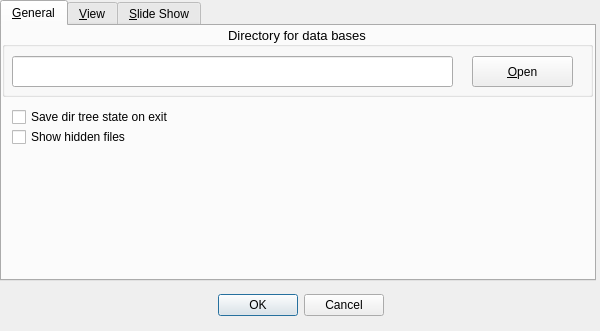
<?xml version="1.0" encoding="UTF-8"?>
<ui version="4.0">
 <class>kbvOptionsClass</class>
 <widget class="QDialog" name="kbvOptionsClass">
  <property name="windowModality">
   <enum>Qt::WindowModal</enum>
  </property>
  <property name="geometry">
   <rect>
    <x>0</x>
    <y>0</y>
    <width>600</width>
    <height>331</height>
   </rect>
  </property>
  <property name="sizePolicy">
   <sizepolicy hsizetype="Preferred" vsizetype="Preferred">
    <horstretch>0</horstretch>
    <verstretch>0</verstretch>
   </sizepolicy>
  </property>
  <property name="minimumSize">
   <size>
    <width>572</width>
    <height>301</height>
   </size>
  </property>
  <property name="windowTitle">
   <string notr="true"/>
  </property>
  <property name="toolTip">
   <string notr="true"/>
  </property>
  <property name="statusTip">
   <string notr="true"/>
  </property>
  <property name="whatsThis">
   <string notr="true"/>
  </property>
  <property name="accessibleName">
   <string notr="true"/>
  </property>
  <property name="accessibleDescription">
   <string notr="true"/>
  </property>
  <property name="autoFillBackground">
   <bool>true</bool>
  </property>
  <property name="windowFilePath">
   <string notr="true"/>
  </property>
  <widget class="QTabWidget" name="kbvOptionTabs">
   <property name="enabled">
    <bool>true</bool>
   </property>
   <property name="geometry">
    <rect>
     <x>0</x>
     <y>0</y>
     <width>596</width>
     <height>281</height>
    </rect>
   </property>
   <property name="sizePolicy">
    <sizepolicy hsizetype="Preferred" vsizetype="Preferred">
     <horstretch>0</horstretch>
     <verstretch>0</verstretch>
    </sizepolicy>
   </property>
   <property name="minimumSize">
    <size>
     <width>596</width>
     <height>281</height>
    </size>
   </property>
   <property name="toolTip">
    <string notr="true"/>
   </property>
   <property name="statusTip">
    <string notr="true"/>
   </property>
   <property name="whatsThis">
    <string notr="true"/>
   </property>
   <property name="accessibleName">
    <string notr="true"/>
   </property>
   <property name="accessibleDescription">
    <string notr="true"/>
   </property>
   <property name="currentIndex">
    <number>0</number>
   </property>
   <property name="iconSize">
    <size>
     <width>48</width>
     <height>16</height>
    </size>
   </property>
   <widget class="QWidget" name="optTab0">
    <attribute name="title">
     <string notr="true">&amp;General</string>
    </attribute>
    <widget class="QCheckBox" name="optCheckSaveDirTreeState">
     <property name="geometry">
      <rect>
       <x>10</x>
       <y>80</y>
       <width>461</width>
       <height>22</height>
      </rect>
     </property>
     <property name="toolTip">
      <string notr="true">Save state of directory tree when program finishes.</string>
     </property>
     <property name="statusTip">
      <string notr="true"/>
     </property>
     <property name="whatsThis">
      <string notr="true"/>
     </property>
     <property name="accessibleName">
      <string notr="true"/>
     </property>
     <property name="accessibleDescription">
      <string notr="true"/>
     </property>
     <property name="text">
      <string notr="true">Save dir tree state on exit</string>
     </property>
    </widget>
    <widget class="QCheckBox" name="optCheckHiddenFiles">
     <property name="geometry">
      <rect>
       <x>10</x>
       <y>100</y>
       <width>461</width>
       <height>22</height>
      </rect>
     </property>
     <property name="toolTip">
      <string notr="true"/>
     </property>
     <property name="statusTip">
      <string notr="true"/>
     </property>
     <property name="whatsThis">
      <string notr="true"/>
     </property>
     <property name="accessibleName">
      <string notr="true"/>
     </property>
     <property name="accessibleDescription">
      <string notr="true"/>
     </property>
     <property name="text">
      <string notr="true">Show hidden files</string>
     </property>
    </widget>
    <widget class="QGroupBox" name="optGroup01">
     <property name="geometry">
      <rect>
       <x>0</x>
       <y>0</y>
       <width>591</width>
       <height>71</height>
      </rect>
     </property>
     <property name="font">
      <font>
       <family>Ubuntu</family>
       <pointsize>10</pointsize>
      </font>
     </property>
     <property name="toolTip">
      <string notr="true"/>
     </property>
     <property name="statusTip">
      <string notr="true"/>
     </property>
     <property name="whatsThis">
      <string notr="true"/>
     </property>
     <property name="accessibleName">
      <string notr="true"/>
     </property>
     <property name="accessibleDescription">
      <string notr="true"/>
     </property>
     <property name="title">
      <string notr="true">Directory for data bases</string>
     </property>
     <property name="alignment">
      <set>Qt::AlignCenter</set>
     </property>
     <widget class="QLineEdit" name="optGenLineEditDatabase">
      <property name="geometry">
       <rect>
        <x>10</x>
        <y>30</y>
        <width>441</width>
        <height>31</height>
       </rect>
      </property>
      <property name="font">
       <font>
        <pointsize>9</pointsize>
       </font>
      </property>
      <property name="acceptDrops">
       <bool>false</bool>
      </property>
      <property name="inputMask">
       <string notr="true"/>
      </property>
      <property name="text">
       <string notr="true"/>
      </property>
      <property name="readOnly">
       <bool>true</bool>
      </property>
     </widget>
     <widget class="QPushButton" name="optGenButtonDatabase">
      <property name="geometry">
       <rect>
        <x>470</x>
        <y>30</y>
        <width>101</width>
        <height>31</height>
       </rect>
      </property>
      <property name="font">
       <font>
        <family>Ubuntu</family>
        <pointsize>9</pointsize>
        <weight>50</weight>
        <italic>false</italic>
        <bold>false</bold>
       </font>
      </property>
      <property name="toolTip">
       <string notr="true"/>
      </property>
      <property name="statusTip">
       <string notr="true"/>
      </property>
      <property name="whatsThis">
       <string notr="true"/>
      </property>
      <property name="accessibleName">
       <string notr="true"/>
      </property>
      <property name="accessibleDescription">
       <string notr="true"/>
      </property>
      <property name="text">
       <string notr="true">&amp;Open</string>
      </property>
     </widget>
    </widget>
   </widget>
   <widget class="QWidget" name="optTab1">
    <property name="minimumSize">
     <size>
      <width>596</width>
      <height>281</height>
     </size>
    </property>
    <property name="maximumSize">
     <size>
      <width>16777215</width>
      <height>16777215</height>
     </size>
    </property>
    <attribute name="title">
     <string notr="true">&amp;View</string>
    </attribute>
    <widget class="QGroupBox" name="optGroup12">
     <property name="enabled">
      <bool>true</bool>
     </property>
     <property name="geometry">
      <rect>
       <x>280</x>
       <y>0</y>
       <width>311</width>
       <height>91</height>
      </rect>
     </property>
     <property name="font">
      <font>
       <family>Ubuntu</family>
       <pointsize>10</pointsize>
      </font>
     </property>
     <property name="toolTip">
      <string notr="true"/>
     </property>
     <property name="statusTip">
      <string notr="true"/>
     </property>
     <property name="whatsThis">
      <string notr="true"/>
     </property>
     <property name="accessibleName">
      <string notr="true"/>
     </property>
     <property name="accessibleDescription">
      <string notr="true"/>
     </property>
     <property name="title">
      <string notr="true">Directory watcher</string>
     </property>
     <property name="alignment">
      <set>Qt::AlignCenter</set>
     </property>
     <widget class="QLabel" name="optViewLblDirRefresh">
      <property name="geometry">
       <rect>
        <x>70</x>
        <y>40</y>
        <width>241</width>
        <height>21</height>
       </rect>
      </property>
      <property name="font">
       <font>
        <pointsize>10</pointsize>
       </font>
      </property>
      <property name="toolTip">
       <string notr="true">Monitoring cycle for directory being shown.</string>
      </property>
      <property name="statusTip">
       <string notr="true"/>
      </property>
      <property name="whatsThis">
       <string notr="true"/>
      </property>
      <property name="accessibleName">
       <string notr="true"/>
      </property>
      <property name="accessibleDescription">
       <string notr="true"/>
      </property>
      <property name="text">
       <string notr="true">Refresh cycle (s)</string>
      </property>
      <property name="alignment">
       <set>Qt::AlignLeading|Qt::AlignLeft|Qt::AlignVCenter</set>
      </property>
     </widget>
     <widget class="QSpinBox" name="optViewDirWatchCycle">
      <property name="geometry">
       <rect>
        <x>10</x>
        <y>40</y>
        <width>51</width>
        <height>21</height>
       </rect>
      </property>
      <property name="font">
       <font>
        <pointsize>10</pointsize>
       </font>
      </property>
      <property name="toolTip">
       <string notr="true"/>
      </property>
      <property name="statusTip">
       <string notr="true"/>
      </property>
      <property name="whatsThis">
       <string notr="true"/>
      </property>
      <property name="accessibleName">
       <string notr="true"/>
      </property>
      <property name="accessibleDescription">
       <string notr="true"/>
      </property>
      <property name="wrapping">
       <bool>true</bool>
      </property>
      <property name="minimum">
       <number>1</number>
      </property>
      <property name="maximum">
       <number>9</number>
      </property>
      <property name="singleStep">
       <number>1</number>
      </property>
      <property name="value">
       <number>2</number>
      </property>
     </widget>
    </widget>
    <widget class="QGroupBox" name="optGroup13">
     <property name="enabled">
      <bool>true</bool>
     </property>
     <property name="geometry">
      <rect>
       <x>0</x>
       <y>100</y>
       <width>271</width>
       <height>101</height>
      </rect>
     </property>
     <property name="font">
      <font>
       <family>Ubuntu</family>
       <pointsize>9</pointsize>
      </font>
     </property>
     <property name="toolTip">
      <string notr="true"/>
     </property>
     <property name="statusTip">
      <string notr="true"/>
     </property>
     <property name="whatsThis">
      <string notr="true"/>
     </property>
     <property name="accessibleName">
      <string notr="true"/>
     </property>
     <property name="accessibleDescription">
      <string notr="true"/>
     </property>
     <property name="title">
      <string notr="true">Show file info</string>
     </property>
     <property name="alignment">
      <set>Qt::AlignCenter</set>
     </property>
     <widget class="QCheckBox" name="optViewFileInfoName">
      <property name="geometry">
       <rect>
        <x>10</x>
        <y>30</y>
        <width>251</width>
        <height>22</height>
       </rect>
      </property>
      <property name="font">
       <font>
        <pointsize>10</pointsize>
       </font>
      </property>
      <property name="toolTip">
       <string notr="true"/>
      </property>
      <property name="statusTip">
       <string notr="true"/>
      </property>
      <property name="whatsThis">
       <string notr="true"/>
      </property>
      <property name="accessibleName">
       <string notr="true"/>
      </property>
      <property name="accessibleDescription">
       <string notr="true"/>
      </property>
      <property name="text">
       <string notr="true">File name</string>
      </property>
      <property name="checked">
       <bool>true</bool>
      </property>
     </widget>
     <widget class="QCheckBox" name="optViewFileInfoSize">
      <property name="geometry">
       <rect>
        <x>10</x>
        <y>50</y>
        <width>251</width>
        <height>22</height>
       </rect>
      </property>
      <property name="font">
       <font>
        <pointsize>10</pointsize>
       </font>
      </property>
      <property name="toolTip">
       <string notr="true"/>
      </property>
      <property name="statusTip">
       <string notr="true"/>
      </property>
      <property name="whatsThis">
       <string notr="true"/>
      </property>
      <property name="accessibleName">
       <string notr="true"/>
      </property>
      <property name="accessibleDescription">
       <string notr="true"/>
      </property>
      <property name="text">
       <string notr="true">File size</string>
      </property>
      <property name="checked">
       <bool>false</bool>
      </property>
     </widget>
     <widget class="QCheckBox" name="optViewFileInfoDim">
      <property name="geometry">
       <rect>
        <x>10</x>
        <y>70</y>
        <width>251</width>
        <height>22</height>
       </rect>
      </property>
      <property name="font">
       <font>
        <pointsize>10</pointsize>
       </font>
      </property>
      <property name="toolTip">
       <string notr="true"/>
      </property>
      <property name="statusTip">
       <string notr="true"/>
      </property>
      <property name="whatsThis">
       <string notr="true"/>
      </property>
      <property name="accessibleName">
       <string notr="true"/>
      </property>
      <property name="accessibleDescription">
       <string notr="true"/>
      </property>
      <property name="text">
       <string notr="true">Image dimensions</string>
      </property>
      <property name="checked">
       <bool>false</bool>
      </property>
     </widget>
    </widget>
    <widget class="QGroupBox" name="optGroup11">
     <property name="enabled">
      <bool>true</bool>
     </property>
     <property name="geometry">
      <rect>
       <x>0</x>
       <y>0</y>
       <width>271</width>
       <height>91</height>
      </rect>
     </property>
     <property name="font">
      <font>
       <family>Ubuntu</family>
       <pointsize>10</pointsize>
      </font>
     </property>
     <property name="toolTip">
      <string notr="true"/>
     </property>
     <property name="statusTip">
      <string notr="true"/>
     </property>
     <property name="whatsThis">
      <string notr="true"/>
     </property>
     <property name="accessibleName">
      <string notr="true"/>
     </property>
     <property name="accessibleDescription">
      <string notr="true"/>
     </property>
     <property name="title">
      <string notr="true">Icon size</string>
     </property>
     <property name="alignment">
      <set>Qt::AlignCenter</set>
     </property>
     <widget class="QSlider" name="optViewSizeSlider">
      <property name="geometry">
       <rect>
        <x>10</x>
        <y>40</y>
        <width>251</width>
        <height>20</height>
       </rect>
      </property>
      <property name="font">
       <font>
        <pointsize>9</pointsize>
       </font>
      </property>
      <property name="toolTip">
       <string notr="true"/>
      </property>
      <property name="statusTip">
       <string notr="true"/>
      </property>
      <property name="whatsThis">
       <string notr="true"/>
      </property>
      <property name="accessibleName">
       <string notr="true"/>
      </property>
      <property name="accessibleDescription">
       <string notr="true"/>
      </property>
      <property name="minimum">
       <number>75</number>
      </property>
      <property name="maximum">
       <number>225</number>
      </property>
      <property name="singleStep">
       <number>25</number>
      </property>
      <property name="pageStep">
       <number>25</number>
      </property>
      <property name="value">
       <number>150</number>
      </property>
      <property name="orientation">
       <enum>Qt::Horizontal</enum>
      </property>
      <property name="tickPosition">
       <enum>QSlider::TicksBelow</enum>
      </property>
      <property name="tickInterval">
       <number>25</number>
      </property>
     </widget>
     <widget class="QLabel" name="optViewSizeLbl1">
      <property name="geometry">
       <rect>
        <x>10</x>
        <y>60</y>
        <width>31</width>
        <height>20</height>
       </rect>
      </property>
      <property name="font">
       <font>
        <pointsize>10</pointsize>
       </font>
      </property>
      <property name="text">
       <string notr="true">75</string>
      </property>
     </widget>
     <widget class="QLabel" name="optViewSizeLbl2">
      <property name="geometry">
       <rect>
        <x>120</x>
        <y>60</y>
        <width>31</width>
        <height>20</height>
       </rect>
      </property>
      <property name="font">
       <font>
        <pointsize>10</pointsize>
       </font>
      </property>
      <property name="text">
       <string notr="true">150</string>
      </property>
      <property name="alignment">
       <set>Qt::AlignCenter</set>
      </property>
     </widget>
     <widget class="QLabel" name="optViewSizeLbl3">
      <property name="geometry">
       <rect>
        <x>230</x>
        <y>60</y>
        <width>31</width>
        <height>20</height>
       </rect>
      </property>
      <property name="font">
       <font>
        <pointsize>10</pointsize>
       </font>
      </property>
      <property name="text">
       <string notr="true">225</string>
      </property>
      <property name="alignment">
       <set>Qt::AlignRight|Qt::AlignTrailing|Qt::AlignVCenter</set>
      </property>
     </widget>
    </widget>
   </widget>
   <widget class="QWidget" name="optTab2">
    <property name="enabled">
     <bool>true</bool>
    </property>
    <property name="minimumSize">
     <size>
      <width>596</width>
      <height>281</height>
     </size>
    </property>
    <property name="maximumSize">
     <size>
      <width>16777215</width>
      <height>16777215</height>
     </size>
    </property>
    <property name="mouseTracking">
     <bool>false</bool>
    </property>
    <attribute name="title">
     <string notr="true">&amp;Slide Show</string>
    </attribute>
    <widget class="QGroupBox" name="optGroup22">
     <property name="geometry">
      <rect>
       <x>300</x>
       <y>0</y>
       <width>291</width>
       <height>111</height>
      </rect>
     </property>
     <property name="font">
      <font>
       <family>Ubuntu</family>
       <pointsize>10</pointsize>
      </font>
     </property>
     <property name="toolTip">
      <string notr="true"/>
     </property>
     <property name="statusTip">
      <string notr="true"/>
     </property>
     <property name="whatsThis">
      <string notr="true"/>
     </property>
     <property name="accessibleName">
      <string notr="true"/>
     </property>
     <property name="accessibleDescription">
      <string notr="true"/>
     </property>
     <property name="title">
      <string notr="true">Slide change</string>
     </property>
     <property name="alignment">
      <set>Qt::AlignCenter</set>
     </property>
     <property name="flat">
      <bool>false</bool>
     </property>
     <property name="checkable">
      <bool>false</bool>
     </property>
     <widget class="QRadioButton" name="optSlideChange0">
      <property name="geometry">
       <rect>
        <x>10</x>
        <y>30</y>
        <width>281</width>
        <height>23</height>
       </rect>
      </property>
      <property name="font">
       <font>
        <pointsize>10</pointsize>
       </font>
      </property>
      <property name="toolTip">
       <string notr="true"/>
      </property>
      <property name="statusTip">
       <string notr="true"/>
      </property>
      <property name="whatsThis">
       <string notr="true"/>
      </property>
      <property name="accessibleName">
       <string notr="true"/>
      </property>
      <property name="accessibleDescription">
       <string notr="true"/>
      </property>
      <property name="text">
       <string notr="true" comment="0">Replace</string>
      </property>
      <property name="checked">
       <bool>true</bool>
      </property>
      <attribute name="buttonGroup">
       <string notr="true">optGroupSlideChange</string>
      </attribute>
     </widget>
     <widget class="QRadioButton" name="optSlideChange1">
      <property name="geometry">
       <rect>
        <x>10</x>
        <y>50</y>
        <width>281</width>
        <height>23</height>
       </rect>
      </property>
      <property name="font">
       <font>
        <pointsize>10</pointsize>
       </font>
      </property>
      <property name="toolTip">
       <string notr="true"/>
      </property>
      <property name="statusTip">
       <string notr="true"/>
      </property>
      <property name="whatsThis">
       <string notr="true"/>
      </property>
      <property name="accessibleName">
       <string notr="true"/>
      </property>
      <property name="accessibleDescription">
       <string notr="true"/>
      </property>
      <property name="text">
       <string notr="true" comment="1">Fade-in</string>
      </property>
      <property name="checked">
       <bool>false</bool>
      </property>
      <attribute name="buttonGroup">
       <string notr="true">optGroupSlideChange</string>
      </attribute>
     </widget>
     <widget class="QRadioButton" name="optSlideChange2">
      <property name="geometry">
       <rect>
        <x>10</x>
        <y>70</y>
        <width>281</width>
        <height>23</height>
       </rect>
      </property>
      <property name="font">
       <font>
        <pointsize>10</pointsize>
       </font>
      </property>
      <property name="toolTip">
       <string notr="true"/>
      </property>
      <property name="statusTip">
       <string notr="true"/>
      </property>
      <property name="whatsThis">
       <string notr="true"/>
      </property>
      <property name="accessibleName">
       <string notr="true"/>
      </property>
      <property name="accessibleDescription">
       <string notr="true"/>
      </property>
      <property name="text">
       <string notr="true" comment="2">Insert left</string>
      </property>
      <attribute name="buttonGroup">
       <string notr="true">optGroupSlideChange</string>
      </attribute>
     </widget>
     <widget class="QRadioButton" name="optSlideChange3">
      <property name="geometry">
       <rect>
        <x>10</x>
        <y>90</y>
        <width>281</width>
        <height>23</height>
       </rect>
      </property>
      <property name="font">
       <font>
        <pointsize>10</pointsize>
       </font>
      </property>
      <property name="toolTip">
       <string notr="true"/>
      </property>
      <property name="statusTip">
       <string notr="true"/>
      </property>
      <property name="whatsThis">
       <string notr="true"/>
      </property>
      <property name="accessibleName">
       <string notr="true"/>
      </property>
      <property name="accessibleDescription">
       <string notr="true"/>
      </property>
      <property name="text">
       <string notr="true" comment="3">Insert right</string>
      </property>
      <attribute name="buttonGroup">
       <string notr="true">optGroupSlideChange</string>
      </attribute>
     </widget>
    </widget>
    <widget class="QGroupBox" name="optGroup21">
     <property name="geometry">
      <rect>
       <x>0</x>
       <y>0</y>
       <width>281</width>
       <height>241</height>
      </rect>
     </property>
     <property name="font">
      <font>
       <family>Ubuntu</family>
       <pointsize>10</pointsize>
      </font>
     </property>
     <property name="toolTip">
      <string notr="true"/>
     </property>
     <property name="statusTip">
      <string notr="true"/>
     </property>
     <property name="whatsThis">
      <string notr="true"/>
     </property>
     <property name="accessibleName">
      <string notr="true"/>
     </property>
     <property name="accessibleDescription">
      <string notr="true"/>
     </property>
     <property name="title">
      <string notr="true">Slide control</string>
     </property>
     <property name="alignment">
      <set>Qt::AlignCenter</set>
     </property>
     <property name="flat">
      <bool>false</bool>
     </property>
     <widget class="QSpinBox" name="optDiaValueDelay">
      <property name="geometry">
       <rect>
        <x>10</x>
        <y>30</y>
        <width>61</width>
        <height>21</height>
       </rect>
      </property>
      <property name="font">
       <font>
        <pointsize>10</pointsize>
       </font>
      </property>
      <property name="toolTip">
       <string notr="true"/>
      </property>
      <property name="statusTip">
       <string notr="true"/>
      </property>
      <property name="whatsThis">
       <string notr="true"/>
      </property>
      <property name="accessibleName">
       <string notr="true"/>
      </property>
      <property name="accessibleDescription">
       <string notr="true"/>
      </property>
      <property name="wrapping">
       <bool>true</bool>
      </property>
      <property name="minimum">
       <number>1</number>
      </property>
      <property name="maximum">
       <number>999</number>
      </property>
      <property name="singleStep">
       <number>1</number>
      </property>
      <property name="value">
       <number>2</number>
      </property>
     </widget>
     <widget class="QLabel" name="opDiaLblDelay">
      <property name="geometry">
       <rect>
        <x>80</x>
        <y>30</y>
        <width>191</width>
        <height>21</height>
       </rect>
      </property>
      <property name="font">
       <font>
        <pointsize>10</pointsize>
       </font>
      </property>
      <property name="toolTip">
       <string notr="true"/>
      </property>
      <property name="statusTip">
       <string notr="true"/>
      </property>
      <property name="whatsThis">
       <string notr="true"/>
      </property>
      <property name="accessibleName">
       <string notr="true"/>
      </property>
      <property name="accessibleDescription">
       <string notr="true"/>
      </property>
      <property name="text">
       <string notr="true">Delay (s)</string>
      </property>
     </widget>
     <widget class="QCheckBox" name="optDiaCheckManual">
      <property name="geometry">
       <rect>
        <x>10</x>
        <y>60</y>
        <width>261</width>
        <height>21</height>
       </rect>
      </property>
      <property name="font">
       <font>
        <pointsize>10</pointsize>
       </font>
      </property>
      <property name="toolTip">
       <string notr="true"/>
      </property>
      <property name="statusTip">
       <string notr="true"/>
      </property>
      <property name="whatsThis">
       <string notr="true"/>
      </property>
      <property name="accessibleName">
       <string notr="true"/>
      </property>
      <property name="accessibleDescription">
       <string notr="true"/>
      </property>
      <property name="text">
       <string notr="true">Slide change manually</string>
      </property>
      <property name="checked">
       <bool>false</bool>
      </property>
     </widget>
     <widget class="QCheckBox" name="optDiaCheckFullScreen">
      <property name="geometry">
       <rect>
        <x>10</x>
        <y>80</y>
        <width>261</width>
        <height>21</height>
       </rect>
      </property>
      <property name="font">
       <font>
        <pointsize>10</pointsize>
       </font>
      </property>
      <property name="toolTip">
       <string notr="true"/>
      </property>
      <property name="statusTip">
       <string notr="true"/>
      </property>
      <property name="whatsThis">
       <string notr="true"/>
      </property>
      <property name="accessibleName">
       <string notr="true"/>
      </property>
      <property name="accessibleDescription">
       <string notr="true"/>
      </property>
      <property name="text">
       <string notr="true">Use full screen</string>
      </property>
     </widget>
     <widget class="QCheckBox" name="optDiaCheckStretch">
      <property name="geometry">
       <rect>
        <x>10</x>
        <y>100</y>
        <width>261</width>
        <height>21</height>
       </rect>
      </property>
      <property name="font">
       <font>
        <pointsize>10</pointsize>
       </font>
      </property>
      <property name="toolTip">
       <string notr="true"/>
      </property>
      <property name="statusTip">
       <string notr="true"/>
      </property>
      <property name="whatsThis">
       <string notr="true"/>
      </property>
      <property name="accessibleName">
       <string notr="true"/>
      </property>
      <property name="accessibleDescription">
       <string notr="true"/>
      </property>
      <property name="text">
       <string notr="true">Stretch images to screen</string>
      </property>
     </widget>
     <widget class="QCheckBox" name="optDiaStopAtDirEnd">
      <property name="geometry">
       <rect>
        <x>10</x>
        <y>120</y>
        <width>261</width>
        <height>21</height>
       </rect>
      </property>
      <property name="font">
       <font>
        <pointsize>10</pointsize>
       </font>
      </property>
      <property name="toolTip">
       <string notr="true"/>
      </property>
      <property name="statusTip">
       <string notr="true"/>
      </property>
      <property name="whatsThis">
       <string notr="true"/>
      </property>
      <property name="accessibleName">
       <string notr="true"/>
      </property>
      <property name="accessibleDescription">
       <string notr="true"/>
      </property>
      <property name="text">
       <string notr="true">Stop at end of directory</string>
      </property>
      <property name="checked">
       <bool>true</bool>
      </property>
     </widget>
    </widget>
    <widget class="QLabel" name="optSlideLblBackColour">
     <property name="geometry">
      <rect>
       <x>310</x>
       <y>190</y>
       <width>41</width>
       <height>41</height>
      </rect>
     </property>
     <property name="font">
      <font>
       <pointsize>12</pointsize>
      </font>
     </property>
     <property name="mouseTracking">
      <bool>true</bool>
     </property>
     <property name="accessibleName">
      <string notr="true"/>
     </property>
     <property name="accessibleDescription">
      <string notr="true"/>
     </property>
     <property name="autoFillBackground">
      <bool>true</bool>
     </property>
     <property name="frameShape">
      <enum>QFrame::StyledPanel</enum>
     </property>
     <property name="frameShadow">
      <enum>QFrame::Sunken</enum>
     </property>
     <property name="midLineWidth">
      <number>1</number>
     </property>
     <property name="text">
      <string notr="true"/>
     </property>
     <property name="textFormat">
      <enum>Qt::AutoText</enum>
     </property>
     <property name="textInteractionFlags">
      <set>Qt::LinksAccessibleByKeyboard|Qt::LinksAccessibleByMouse</set>
     </property>
    </widget>
    <widget class="QLabel" name="optSlideLblBackColourText">
     <property name="geometry">
      <rect>
       <x>360</x>
       <y>200</y>
       <width>231</width>
       <height>21</height>
      </rect>
     </property>
     <property name="font">
      <font>
       <pointsize>10</pointsize>
      </font>
     </property>
     <property name="text">
      <string notr="true">Background colour</string>
     </property>
    </widget>
   </widget>
  </widget>
  <widget class="QDialogButtonBox" name="optButtonBox">
   <property name="geometry">
    <rect>
     <x>10</x>
     <y>290</y>
     <width>581</width>
     <height>31</height>
    </rect>
   </property>
   <property name="standardButtons">
    <set>QDialogButtonBox::Cancel|QDialogButtonBox::Ok</set>
   </property>
   <property name="centerButtons">
    <bool>true</bool>
   </property>
  </widget>
 </widget>
 <layoutdefault spacing="6" margin="11"/>
 <tabstops>
  <tabstop>kbvOptionTabs</tabstop>
  <tabstop>optDiaValueDelay</tabstop>
  <tabstop>optDiaCheckManual</tabstop>
  <tabstop>optDiaCheckFullScreen</tabstop>
  <tabstop>optDiaCheckStretch</tabstop>
  <tabstop>optSlideChange0</tabstop>
  <tabstop>optSlideChange1</tabstop>
  <tabstop>optSlideChange2</tabstop>
  <tabstop>optSlideChange3</tabstop>
 </tabstops>
 <resources/>
 <connections/>
 <buttongroups>
  <buttongroup name="optGroupSlideChange"/>
 </buttongroups>
</ui>
